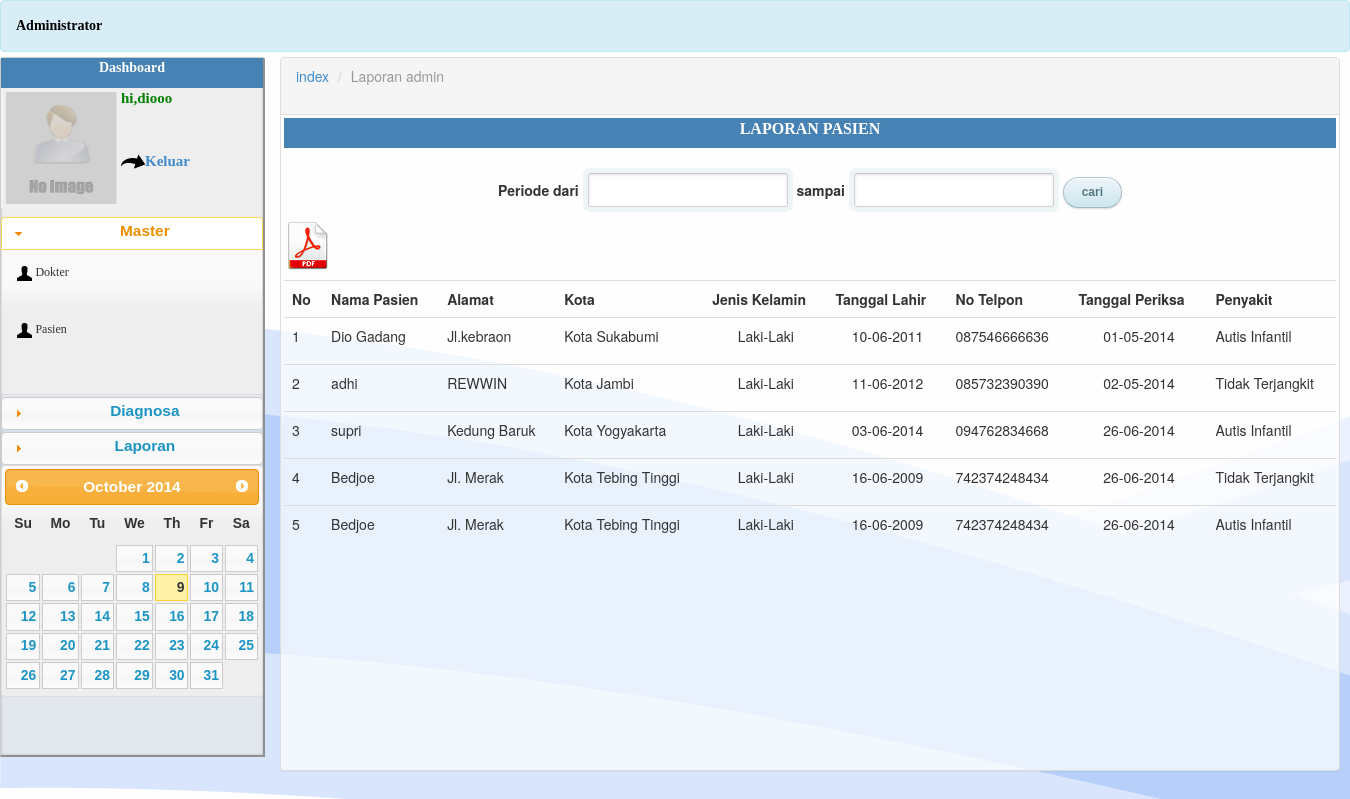
Screenshot of /Admin/laporan_pasien.php (signed in) with the database file from the repository.
### tables this page shows
CREATE TABLE IF NOT EXISTS `pasein` (
  `ID_PASIEN` varchar(20) NOT NULL,
  `ID_KOTA` int(11) DEFAULT NULL,
  `USER` varchar(150) DEFAULT NULL,
  `NAMA_PASIEN` varchar(120) DEFAULT NULL,
  `ALAMAT_PASIEN` varchar(120) DEFAULT NULL,
  `JENIS_KELAMIN` char(2) DEFAULT NULL,
  `TANGGAL_LAHIR` date DEFAULT NULL,
  `NO_TELP_PASIEN` char(12) DEFAULT NULL,
  `TEMPAT` varchar(100) DEFAULT NULL,
  PRIMARY KEY (`ID_PASIEN`),
  KEY `FK_MEMILIKI_PAS` (`USER`),
  KEY `FK_TINGGALL` (`ID_KOTA`)
);

CREATE TABLE IF NOT EXISTS `id_kota` (
  `ID_KOTA` int(11) NOT NULL,
  `KOTA` varchar(100) DEFAULT NULL,
  PRIMARY KEY (`ID_KOTA`)
);

CREATE TABLE IF NOT EXISTS `diagnosa` (
  `ID_DIAGNOSA` varchar(20) NOT NULL,
  `ID_PENYAKIT` varchar(20) DEFAULT NULL,
  `ID_PASIEN` varchar(20) DEFAULT NULL,
  `TANGGAL_PERIKSA` datetime DEFAULT NULL,
  `SOLUSI` varchar(100) DEFAULT NULL,
  PRIMARY KEY (`ID_DIAGNOSA`),
  KEY `FK_MELIHAT` (`ID_PASIEN`),
  KEY `FK_MENGIDAP` (`ID_PENYAKIT`)
);

CREATE TABLE IF NOT EXISTS `id_penyakit` (
  `ID_PENYAKIT` varchar(20) NOT NULL,
  `PENYAKIT` varchar(150) DEFAULT NULL,
  PRIMARY KEY (`ID_PENYAKIT`)
);

### Admin/laporan_pasien.php (the view, shortened to what this page needs)
<?php
	include_once("koneksi/conn.php");
if(!isset($_SESSION['user'])){
	echo "<script type='text/javascript'>location.href='login.php'</script>";
}else{
$user=$_SESSION['user'];
$nid = $_SESSION['nid'];
?>
<!DOCTYPE html>
<html lang="en">
  <head>
    <link href="css/bootstrap.min.css" rel="stylesheet">
	<link href="css/tampilan.css" rel="stylesheet">
	<link rel="stylesheet" href="css/ui-lightness/jquery-ui-1.10.3.custom.css">
  </head>
  <body>
	<div class="alert alert-info">
		<p class="ss">Administrator</p>
	</div>
		<div id="sidebar">
			<div class="menusamping">
			<div class="aj">
			<p class="sj">Dashboard</p>
			</div>
			<p class="profil" align="left">
					<img src="css/gambar/default.gif" height="120px" width="120px" />
			</p>
			<p class="tulis" align="left">
			hi,<?php echo"$user"; ?>
			</p>
			<p class="tulis" align="left">
			</p>
			<p class="tulis" align="left">
			<a href="keluar.php">
			<img src="css/gambar/keluar.png" />Keluar
			</a>
			</p>
			<div id="accordion">
				<h3>Master</h3>
				<div>
				<?php
				if($nid=="DOK"){
				echo"
				<a href=\"detail_dokter.php\">
				<div class=\"test\">
				<p align=\"left\"><img src=\"css/gambar/user.png\" height=\"15px\" width=\"15px\" />
				Dokter</p>
				<hr />
				</div>
				</a>";
				}else{
				echo"
				<a href=\"lihat_dokter.php\">
				<div class=\"test\">
				<p align=\"left\"><img src=\"css/gambar/user.png\" height=\"15px\" width=\"15px\" />
				Dokter</p>
				<hr />
				</div>
				</a>";
				}
				?>
				<a href="lihat_pasien.php">
				<div class="test">
				<p align="left"><img src="css/gambar/user.png" height="15px" width="15px" />
				Pasien</p>
				<hr />
				</div>
				</a>
				</div>
				<h3>Diagnosa</h3>
				<h3>Laporan</h3>
			</div>
			<div id="datepicker"></div>
		</div>
		</div>
		<div id="content">
			<div class="panel panel-default">
				<div class="panel-heading">
					<ol class="breadcrumb">
						<li><a href="index.php">index</a></li>
						<li class="active">Laporan admin</li>
					</ol>
				</div>
					<div class="panel-body">
					<div class="aj">
					<p class="dkt">LAPORAN PASIEN</p>
					</div>
					<br />
					<div>
					<form method="post" action="<?php echo $_SERVER['PHP_SELF'];  ?>">
						<p align="center">
							<b>Periode dari</b> <input type="text" id="tgl_dari" name="tgl_dari" />
							<b>sampai</b>
							<input type="text" id="tgl_sampai" name="tgl_sampai" />
							<input type="submit" name="submit" id="cari_pas" value="cari"  />
						</p>
					</form>
					<?php
					$tgl_dari = $_POST['tgl_dari'];
					$tgl_sampai = $_POST['tgl_sampai'];
					$tahun= substr($tgl_dari,6,10);
						$bulan= substr($tgl_dari,0,2);
						$hari = substr($tgl_dari,3,2);
						$result1 = $tahun."-".$bulan."-".$hari;
					$tahun1= substr($tgl_sampai,6,10);
						$bulan1= substr($tgl_sampai,0,2);
						$hari1 = substr($tgl_sampai,3,2);
						$result2 = $tahun1."-".$bulan1."-".$hari1;
					echo"<p><a href='konversi.php?tgl_dari=$result1&tgl_sampai=$result2'><img src='css/gambar/1403352208_pdf.png' /></a></p>";
					?>
					<div id="table_baru">
					<table class="table">
						<tr>
							<th>No</th>
							<th>Nama Pasien</th>
							<th>Alamat</th>
							<th>Kota</th>
							<th>Jenis Kelamin</th>
							<th>Tanggal Lahir</th>
							<th>No Telpon</th>
							<th>Tanggal Periksa</th>
							<th>Penyakit</th>
						</tr>
						<?php
						if($_POST['submit']){
							if($tgl_dari=="" and $tgl_sampai==""){
								$sql = mysql_query("Select a.id_pasien,a.nama_pasien,a.alamat_pasien,b.kota,a.jenis_kelamin,(select f.kota from pasein e,id_kota f where e.tempat=f.id_kota and e.id_pasien=a.id_pasien) as 'tempat_lahir',a.tanggal_lahir,a.no_telp_pasien,c.tanggal_periksa,d.penyakit,c.solusi from pasein a,id_kota b,diagnosa c, id_penyakit d where b.id_kota=a.id_kota and c.id_pasien=a.id_pasien and d.id_penyakit=c.id_penyakit order by a.id_pasien asc");
							}else if($tgl_sampai==""){
								$sql = mysql_query("Select a.id_pasien,a.nama_pasien,a.alamat_pasien,b.kota,a.jenis_kelamin,(select f.kota from pasein e,id_kota f where e.tempat=f.id_kota and e.id_pasien=a.id_pasien) as 'tempat_lahir',a.tanggal_lahir,a.no_telp_pasien,c.tanggal_periksa,d.penyakit,c.solusi from pasein a,id_kota b,diagnosa c, id_penyakit d where b.id_kota=a.id_kota and c.id_pasien=a.id_pasien and d.id_penyakit=c.id_penyakit and c.tanggal_periksa='$result1' order by a.id_pasien asc");
							}else if($tgl_dari==""){
								$sql = mysql_query("Select a.id_pasien,a.nama_pasien,a.alamat_pasien,b.kota,a.jenis_kelamin,(select f.kota from pasein e,id_kota f where e.tempat=f.id_kota and e.id_pasien=a.id_pasien) as 'tempat_lahir',a.tanggal_lahir,a.no_telp_pasien,c.tanggal_periksa,d.penyakit,c.solusi from pasein a,id_kota b,diagnosa c, id_penyakit d where b.id_kota=a.id_kota and c.id_pasien=a.id_pasien and d.id_penyakit=c.id_penyakit and c.tanggal_periksa='$result2' order by a.id_pasien asc");
							}else{
							$sql = mysql_query("Select a.id_pasien,a.nama_pasien,a.alamat_pasien,b.kota,a.jenis_kelamin,(select f.kota from pasein e,id_kota f where e.tempat=f.id_kota and e.id_pasien=a.id_pasien) as 'tempat_lahir',a.tanggal_lahir,a.no_telp_pasien,c.tanggal_periksa,d.penyakit,c.solusi from pasein a,id_kota b,diagnosa c, id_penyakit d where b.id_kota=a.id_kota and c.id_pasien=a.id_pasien and d.id_penyakit=c.id_penyakit and c.tanggal_periksa between '$result1' and '$result2' order by a.id_pasien asc");
							}
						}else{
							$sql = mysql_query("Select a.id_pasien,a.nama_pasien,a.alamat_pasien,b.kota,a.jenis_kelamin,(select f.kota from pasein e,id_kota f where e.tempat=f.id_kota and e.id_pasien=a.id_pasien) as 'tempat_lahir',a.tanggal_lahir,a.no_telp_pasien,c.tanggal_periksa,d.penyakit,c.solusi from pasein a,id_kota b,diagnosa c, id_penyakit d where b.id_kota=a.id_kota and c.id_pasien=a.id_pasien and d.id_penyakit=c.id_penyakit order by a.id_pasien asc");
							}
							$no = 1;
							$jnk="";
							while($r=mysql_fetch_array($sql)){
							$nama_pasien=$r['nama_pasien'];
							$alamat_pasien = $r['alamat_pasien'];
							$kota = $r['kota'];
							$jenis_kelamin=$r['jenis_kelamin'];
							if($jenis_kelamin=="L"){
								$jnk="Laki-Laki";
							}else{
								$jnk="Perempuan";
							}
							$tgl_lahir= $r['tanggal_lahir'];
								$tahun= substr($tgl_lahir,0,4);
								$bulan= substr($tgl_lahir,5,2);
								$hari = substr($tgl_lahir,8,2);
								$resul = $hari."-".$bulan."-".$tahun;
							$no_telp = $r['no_telp_pasien'];
							$tgl_periksa = $r['tanggal_periksa'];
								$tahun= substr($tgl_periksa,0,4);
								$bulan= substr($tgl_periksa,5,2);
								$hari = substr($tgl_periksa,8,2);
								$tgl_periksa = $hari."-".$bulan."-".$tahun;
							$penyakit = $r['penyakit'];
							echo "<tr>
								<td>$no</td>
								<td>$nama_pasien</td>
								<td>$alamat_pasien</td>
								<td>$kota</td>
								<td><p align='center'>$jnk</p></td>
								<td><p align='center'>$resul</p></td>
								<td>$no_telp</td>
								<td><p align='center'>$tgl_periksa</p></td>
								<td>$penyakit</td>
								</tr>";
							$no++;
							}
						?>
					</table>
					</div>
					</div>
					</div>
			</div>
		</div>
  </body>
</html>
<?php
}
?>

### Admin/css/tampilan.css (style rules this page uses)
.login p.submit, { text-align:right; }
input { font-family: 'Lucida grande', Tahoma, Verdana, sans-serif; font-size: 15px; }
input[type=text], input[type=password],input[type=date],select { margin: 5px; padding: 0 10px; width: 200px; height: 34px; color: #404040; background: white; border: 1px solid; border-color: #c4c4c4 #d1d1d1 #d4d4d4; border-radius: 2px; outline: 5px solid #eff4f7; -moz-outline-radius: 3px; -webkit-box-shadow: inset 0 1px 3px rgba(0, 0, 0, 0.12); box-shadow: inset 0 1px 3px rgba(0, 0, 0, 0.12); }
input[type=button], input[type=submit] { padding: 0 18px; height: 29px; font-size: 12px; font-weight: bold; color: #527881; text-shadow: 0 1px #e3f1f1; background: #cde5ef; border: 1px solid; border-color: #b4ccce #b3c0c8 #9eb9c2; border-radius: 16px; outline: 0; -webkit-box-sizing: content-box; -moz-box-sizing: content-box; box-sizing: content-box; background-image: -webkit-linear-gradient(top, #edf5f8, #cde5ef); background-image: -moz-linear-gradient(top, #edf5f8, #cde5ef); background-image: -o-linear-gradient(top, #edf5f8, #cde5ef); background-image: linear-gradient(to bottom, #edf5f8, #cde5ef); -webkit-box-shadow: inset 0 1px white, 0 1px 2px rgba(0, 0, 0, 0.15); box-shadow: inset 0 1px white, 0 1px 2px rgba(0, 0, 0, 0.15); }
.ss { font-family: Goudy stout; font-size:14px; font-weight:Bold; color: black; }
.sj { font-family: verdana; font-size:14px; font-weight:bold; color: white; }
.dkt { font-family: verdana; font-size:16px; font-weight:bold; color: white; text-align:center; }
.aj { background : steelblue; height:30px; }
#sidebar { float:left; width:265px; height:700px; border: 1px solid #CCC; margin: -15px 0 10px 0; text-align:center; background: rgba(232,232,232, 0.7); border-bottom: 2.5px solid #909090; border-radius: 3px 3px 0 0; border-right: 2.5px solid #909090; box-shadow: inset 0 0 3px rgba(0, 0, 0, 0.2); }
.profil { float:left; margin: 0px 0 10px 0; }
.tulis { font-family: verdana; font-size:15px; font-weight:Bold; color: green; }
#accordion { margin-top:45px; list-style:none; padding:0 0 0 0; width:261.5px; }
#content { width:1060px; height:50px; margin: -15px 0 10px 280px; margin-bottom: 2px; margin-bottom: 7px; }
.panel-heading { text-align:left; }
.test { font-family:verdana; font-size:12px; }
a:link { text-decoration: none }

### Admin/laporan_pasien.php (style rules this page uses)
body { position:relative; background-image:url('css/gambar/test.png'); }

### rows the page displays
pasein: NAMA_PASIEN "Dio Gadang", ALAMAT_PASIEN "Jl.kebraon", ID_KOTA.KOTA "Kota Sukabumi", JENIS_KELAMIN "Laki-Laki", TANGGAL_LAHIR "10-06-2011", NO_TELP_PASIEN "087546666636", diagnosa.TANGGAL_PERIKSA "01-05-2014", id_penyakit.PENYAKIT "Autis Infantil"
pasein: NAMA_PASIEN "adhi", ALAMAT_PASIEN "REWWIN", ID_KOTA.KOTA "Kota Jambi", JENIS_KELAMIN "Laki-Laki", TANGGAL_LAHIR "11-06-2012", NO_TELP_PASIEN "085732390390", diagnosa.TANGGAL_PERIKSA "02-05-2014", id_penyakit.PENYAKIT "Tidak Terjangkit"
pasein: NAMA_PASIEN "supri", ALAMAT_PASIEN "Kedung Baruk", ID_KOTA.KOTA "Kota Yogyakarta", JENIS_KELAMIN "Laki-Laki", TANGGAL_LAHIR "03-06-2014", NO_TELP_PASIEN "094762834668", diagnosa.TANGGAL_PERIKSA "26-06-2014", id_penyakit.PENYAKIT "Autis Infantil"
pasein: NAMA_PASIEN "Bedjoe", ALAMAT_PASIEN "Jl. Merak", ID_KOTA.KOTA "Kota Tebing Tinggi", JENIS_KELAMIN "Laki-Laki", TANGGAL_LAHIR "16-06-2009", NO_TELP_PASIEN "742374248434", diagnosa.TANGGAL_PERIKSA "26-06-2014", id_penyakit.PENYAKIT "Tidak Terjangkit", id_penyakit.PENYAKIT "Autis Infantil"

### other values shown
$user "diooo"
